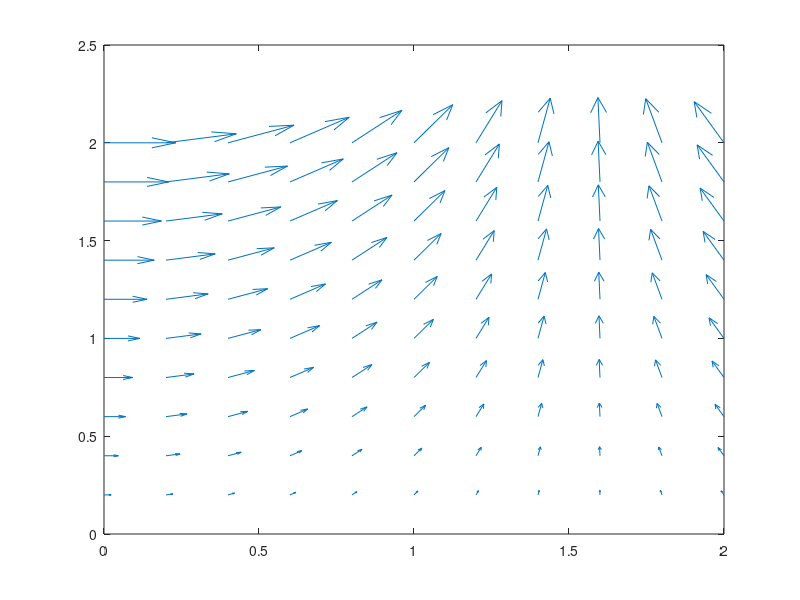

Write MATLAB code to recreate this figure.
% % Example:  DOWNLOAD
% % For 3D vector 
% p0 = [1 2 3]; 
% p1 = [4 5 6]; 
% vectarrow(p0,p1)
% 
% % For 2D vector 
% p0 = [1 2]; 
% p1 = [4 5]; 
% vectarrow(p0,p1)


[x,y] = meshgrid(0:0.2:2,0:0.2:2);
u = cos(x).*y;
v = sin(x).*y;

figure
quiver(x,y,u,v)